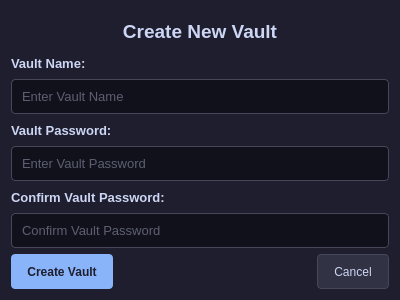
<?xml version="1.0" encoding="UTF-8"?>
<ui version="4.0">
 <class>Dialog</class>
 <widget class="QDialog" name="Dialog">
  <property name="geometry">
   <rect>
    <x>0</x>
    <y>0</y>
    <width>400</width>
    <height>300</height>
   </rect>
  </property>
  <property name="minimumSize">
   <size>
    <width>400</width>
    <height>300</height>
   </size>
  </property>
  <property name="maximumSize">
   <size>
    <width>400</width>
    <height>350</height>
   </size>
  </property>
  <property name="windowTitle">
   <string>Create New Vault</string>
  </property>
  <property name="windowIcon">
   <iconset>
    <normaloff>../assets/siriusvault.ico</normaloff>../assets/siriusvault.ico</iconset>
  </property>
  <property name="styleSheet">
   <string notr="true">QDialog {
    background-color: #1e1e2e;
    color: #cdd6f4;
    font-family: &quot;Segoe UI&quot;;
}</string>
  </property>
  <layout class="QVBoxLayout" name="verticalLayout">
   <item>
    <widget class="QLabel" name="label">
     <property name="minimumSize">
      <size>
       <width>0</width>
       <height>40</height>
      </size>
     </property>
     <property name="maximumSize">
      <size>
       <width>16777215</width>
       <height>40</height>
      </size>
     </property>
     <property name="styleSheet">
      <string notr="true">QLabel {
    color: #cdd6f4;
    font-size: 14pt;
    font-weight: bold;
}</string>
     </property>
     <property name="text">
      <string>Create New Vault</string>
     </property>
     <property name="alignment">
      <set>Qt::AlignCenter</set>
     </property>
    </widget>
   </item>
   <item>
    <widget class="QLabel" name="label_2">
     <property name="minimumSize">
      <size>
       <width>0</width>
       <height>20</height>
      </size>
     </property>
     <property name="maximumSize">
      <size>
       <width>16777215</width>
       <height>20</height>
      </size>
     </property>
     <property name="styleSheet">
      <string notr="true">QLabel {
    color: #cdd6f4;
    font-size: 10pt;
    font-weight: bold;
}</string>
     </property>
     <property name="text">
      <string>Vault Name:</string>
     </property>
    </widget>
   </item>
   <item>
    <widget class="QLineEdit" name="input_dialog_vname">
     <property name="minimumSize">
      <size>
       <width>0</width>
       <height>35</height>
      </size>
     </property>
     <property name="maximumSize">
      <size>
       <width>16777215</width>
       <height>35</height>
      </size>
     </property>
     <property name="styleSheet">
      <string notr="true">QLineEdit {
    background-color: #11111b;
    border: 1px solid #45475a;
    border-radius: 4px;
    color: #a6adc8;
    padding: 8px;
    font-size: 10pt;
}

QLineEdit:focus {
    border: 1px solid #89b4fa;
}</string>
     </property>
     <property name="placeholderText">
      <string>Enter Vault Name</string>
     </property>
    </widget>
   </item>
   <item>
    <widget class="QLabel" name="label_3">
     <property name="minimumSize">
      <size>
       <width>0</width>
       <height>20</height>
      </size>
     </property>
     <property name="maximumSize">
      <size>
       <width>16777215</width>
       <height>20</height>
      </size>
     </property>
     <property name="styleSheet">
      <string notr="true">QLabel {
    color: #cdd6f4;
    font-size: 10pt;
    font-weight: bold;
}</string>
     </property>
     <property name="text">
      <string>Vault Password:</string>
     </property>
    </widget>
   </item>
   <item>
    <widget class="QLineEdit" name="input_dialog_vpassword">
     <property name="minimumSize">
      <size>
       <width>0</width>
       <height>35</height>
      </size>
     </property>
     <property name="maximumSize">
      <size>
       <width>16777215</width>
       <height>35</height>
      </size>
     </property>
     <property name="styleSheet">
      <string notr="true">QLineEdit {
    background-color: #11111b;
    border: 1px solid #45475a;
    border-radius: 4px;
    color: #a6adc8;
    padding: 8px;
    font-size: 10pt;
}

QLineEdit:focus {
    border: 1px solid #89b4fa;
}</string>
     </property>
     <property name="echoMode">
      <enum>QLineEdit::Password</enum>
     </property>
     <property name="placeholderText">
      <string>Enter Vault Password</string>
     </property>
    </widget>
   </item>
   <item>
    <widget class="QLabel" name="label_4">
     <property name="minimumSize">
      <size>
       <width>0</width>
       <height>20</height>
      </size>
     </property>
     <property name="maximumSize">
      <size>
       <width>16777215</width>
       <height>20</height>
      </size>
     </property>
     <property name="styleSheet">
      <string notr="true">QLabel {
    color: #cdd6f4;
    font-size: 10pt;
    font-weight: bold;
}</string>
     </property>
     <property name="text">
      <string>Confirm Vault Password:</string>
     </property>
    </widget>
   </item>
   <item>
    <widget class="QLineEdit" name="input_dialog_vcpassword">
     <property name="minimumSize">
      <size>
       <width>0</width>
       <height>35</height>
      </size>
     </property>
     <property name="maximumSize">
      <size>
       <width>16777215</width>
       <height>35</height>
      </size>
     </property>
     <property name="styleSheet">
      <string notr="true">QLineEdit {
    background-color: #11111b;
    border: 1px solid #45475a;
    border-radius: 4px;
    color: #a6adc8;
    padding: 8px;
    font-size: 10pt;
}

QLineEdit:focus {
    border: 1px solid #89b4fa;
}</string>
     </property>
     <property name="echoMode">
      <enum>QLineEdit::Password</enum>
     </property>
     <property name="placeholderText">
      <string>Confirm Vault Password</string>
     </property>
    </widget>
   </item>
   <item>
    <layout class="QHBoxLayout" name="horizontalLayout">
     <item>
      <widget class="QPushButton" name="btn_dialog_vCreate_create">
       <property name="minimumSize">
        <size>
         <width>0</width>
         <height>35</height>
        </size>
       </property>
       <property name="maximumSize">
        <size>
         <width>16777215</width>
         <height>35</height>
        </size>
       </property>
       <property name="styleSheet">
        <string notr="true">QPushButton {
    background-color: #89b4fa;
    color: #1e1e2e;
    border: none;
    border-radius: 4px;
    padding: 8px 16px;
    font-weight: bold;
}

QPushButton:hover {
    background-color: #b4befe;
}

QPushButton:pressed {
    background-color: #74c7ec;
}</string>
       </property>
       <property name="text">
        <string>Create Vault</string>
       </property>
      </widget>
     </item>
     <item>
      <spacer name="horizontalSpacer">
       <property name="orientation">
        <enum>Qt::Horizontal</enum>
       </property>
       <property name="sizeHint" stdset="0">
        <size>
         <width>40</width>
         <height>20</height>
        </size>
       </property>
      </spacer>
     </item>
     <item>
      <widget class="QPushButton" name="btn_dialog_vCreate_cancel">
       <property name="minimumSize">
        <size>
         <width>0</width>
         <height>35</height>
        </size>
       </property>
       <property name="maximumSize">
        <size>
         <width>16777215</width>
         <height>35</height>
        </size>
       </property>
       <property name="styleSheet">
        <string notr="true">QPushButton {
    background-color: #313244;
    color: #cdd6f4;
    border: 1px solid #45475a;
    border-radius: 4px;
    padding: 8px 16px;
}

QPushButton:hover {
    background-color: #45475a;
    color: #ffffff;
}</string>
       </property>
       <property name="text">
        <string>Cancel</string>
       </property>
      </widget>
     </item>
    </layout>
   </item>
  </layout>
 </widget>
 <resources/>
 <connections/>
</ui>
